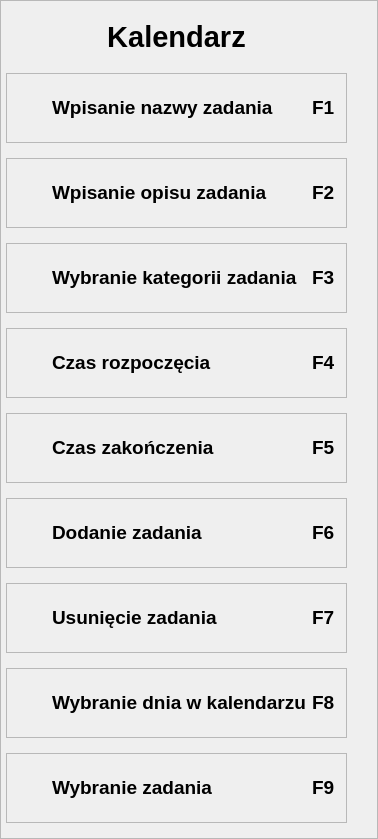
    <widget class="QFrame" name="skroty_prawo">
     <property name="frameShape">
      <enum>QFrame::StyledPanel</enum>
     </property>
     <property name="frameShadow">
      <enum>QFrame::Raised</enum>
     </property>
     <layout class="QVBoxLayout" name="verticalLayout_2">
      <property name="spacing">
       <number>15</number>
      </property>
      <property name="leftMargin">
       <number>5</number>
      </property>
      <property name="topMargin">
       <number>15</number>
      </property>
      <property name="rightMargin">
       <number>30</number>
      </property>
      <property name="bottomMargin">
       <number>15</number>
      </property>
      <item>
       <widget class="QLabel" name="lb_skroty_kalendarz_tekst">
        <property name="minimumSize">
         <size>
          <width>0</width>
          <height>42</height>
         </size>
        </property>
        <property name="maximumSize">
         <size>
          <width>16777215</width>
          <height>42</height>
         </size>
        </property>
        <property name="font">
         <font>
          <pointsize>22</pointsize>
          <weight>75</weight>
          <bold>true</bold>
         </font>
        </property>
        <property name="text">
         <string>Kalendarz</string>
        </property>
        <property name="alignment">
         <set>Qt::AlignCenter</set>
        </property>
       </widget>
      </item>
      <item>
       <widget class="QFrame" name="skrot_kalendarz_f1">
        <property name="minimumSize">
         <size>
          <width>0</width>
          <height>70</height>
         </size>
        </property>
        <property name="maximumSize">
         <size>
          <width>16777215</width>
          <height>70</height>
         </size>
        </property>
        <property name="frameShape">
         <enum>QFrame::StyledPanel</enum>
        </property>
        <property name="frameShadow">
         <enum>QFrame::Raised</enum>
        </property>
        <layout class="QHBoxLayout" name="horizontalLayout_23">
         <item>
          <widget class="QLabel" name="lb_ikona_f1">
           <property name="minimumSize">
            <size>
             <width>30</width>
             <height>30</height>
            </size>
           </property>
           <property name="maximumSize">
            <size>
             <width>30</width>
             <height>30</height>
            </size>
           </property>
           <property name="font">
            <font>
             <pointsize>8</pointsize>
            </font>
           </property>
           <property name="text">
            <string/>
           </property>
           <property name="pixmap">
            <pixmap>../icons/icons_blue/edit-3.svg</pixmap>
           </property>
           <property name="scaledContents">
            <bool>true</bool>
           </property>
          </widget>
         </item>
         <item>
          <widget class="QLabel" name="lb_skrot_f1_operacja">
           <property name="minimumSize">
            <size>
             <width>250</width>
             <height>45</height>
            </size>
           </property>
           <property name="maximumSize">
            <size>
             <width>16777215</width>
             <height>45</height>
            </size>
           </property>
           <property name="font">
            <font>
             <pointsize>14</pointsize>
             <weight>75</weight>
             <bold>true</bold>
            </font>
           </property>
           <property name="text">
            <string>Wpisanie nazwy zadania</string>
           </property>
          </widget>
         </item>
         <item>
          <widget class="QLabel" name="lb_skrot_f1">
           <property name="minimumSize">
            <size>
             <width>25</width>
             <height>0</height>
            </size>
           </property>
           <property name="maximumSize">
            <size>
             <width>25</width>
             <height>45</height>
            </size>
           </property>
           <property name="font">
            <font>
             <pointsize>14</pointsize>
             <weight>75</weight>
             <bold>true</bold>
            </font>
           </property>
           <property name="text">
            <string>F1</string>
           </property>
          </widget>
         </item>
        </layout>
       </widget>
      </item>
      <item>
       <widget class="QFrame" name="skrot_kalendarz_f2">
        <property name="minimumSize">
         <size>
          <width>0</width>
          <height>70</height>
         </size>
        </property>
        <property name="maximumSize">
         <size>
          <width>16777215</width>
          <height>70</height>
         </size>
        </property>
        <property name="frameShape">
         <enum>QFrame::StyledPanel</enum>
        </property>
        <property name="frameShadow">
         <enum>QFrame::Raised</enum>
        </property>
        <layout class="QHBoxLayout" name="horizontalLayout_25">
         <item>
          <widget class="QLabel" name="lb_ikona_f2">
           <property name="minimumSize">
            <size>
             <width>30</width>
             <height>30</height>
            </size>
           </property>
           <property name="maximumSize">
            <size>
             <width>30</width>
             <height>30</height>
            </size>
           </property>
           <property name="font">
            <font>
             <pointsize>8</pointsize>
            </font>
           </property>
           <property name="text">
            <string/>
           </property>
           <property name="pixmap">
            <pixmap>../icons/icons_blue/message-square.svg</pixmap>
           </property>
           <property name="scaledContents">
            <bool>true</bool>
           </property>
          </widget>
         </item>
         <item>
          <widget class="QLabel" name="lb_skrot_f2_operacja">
           <property name="minimumSize">
            <size>
             <width>250</width>
             <height>45</height>
            </size>
           </property>
           <property name="maximumSize">
            <size>
             <width>16777215</width>
             <height>45</height>
            </size>
           </property>
           <property name="font">
            <font>
             <pointsize>14</pointsize>
             <weight>75</weight>
             <bold>true</bold>
            </font>
           </property>
           <property name="text">
            <string>Wpisanie opisu zadania</string>
           </property>
          </widget>
         </item>
         <item>
          <widget class="QLabel" name="lb_skrot_f2">
           <property name="minimumSize">
            <size>
             <width>25</width>
             <height>0</height>
            </size>
           </property>
           <property name="maximumSize">
            <size>
             <width>25</width>
             <height>45</height>
            </size>
           </property>
           <property name="font">
            <font>
             <pointsize>14</pointsize>
             <weight>75</weight>
             <bold>true</bold>
            </font>
           </property>
           <property name="text">
            <string>F2</string>
           </property>
          </widget>
         </item>
        </layout>
       </widget>
      </item>
      <item>
       <widget class="QFrame" name="skrot_kalendarz_f3">
        <property name="minimumSize">
         <size>
          <width>0</width>
          <height>70</height>
         </size>
        </property>
        <property name="maximumSize">
         <size>
          <width>16777215</width>
          <height>70</height>
         </size>
        </property>
        <property name="frameShape">
         <enum>QFrame::StyledPanel</enum>
        </property>
        <property name="frameShadow">
         <enum>QFrame::Raised</enum>
        </property>
        <layout class="QHBoxLayout" name="horizontalLayout_24">
         <item>
          <widget class="QLabel" name="lb_ikona_f3">
           <property name="minimumSize">
            <size>
             <width>30</width>
             <height>30</height>
            </size>
           </property>
           <property name="maximumSize">
            <size>
             <width>30</width>
             <height>30</height>
            </size>
           </property>
           <property name="font">
            <font>
             <pointsize>8</pointsize>
            </font>
           </property>
           <property name="text">
            <string/>
           </property>
           <property name="pixmap">
            <pixmap>../icons/icons_blue/archive.svg</pixmap>
           </property>
           <property name="scaledContents">
            <bool>true</bool>
           </property>
          </widget>
         </item>
         <item>
          <widget class="QLabel" name="lb_skrot_f3_operacja">
           <property name="minimumSize">
            <size>
             <width>250</width>
             <height>45</height>
            </size>
           </property>
           <property name="maximumSize">
            <size>
             <width>16777215</width>
             <height>45</height>
            </size>
           </property>
           <property name="font">
            <font>
             <pointsize>14</pointsize>
             <weight>75</weight>
             <bold>true</bold>
            </font>
           </property>
           <property name="text">
            <string>Wybranie kategorii zadania</string>
           </property>
          </widget>
         </item>
         <item>
          <widget class="QLabel" name="lb_skrot_f3">
           <property name="minimumSize">
            <size>
             <width>25</width>
             <height>0</height>
            </size>
           </property>
           <property name="maximumSize">
            <size>
             <width>25</width>
             <height>45</height>
            </size>
           </property>
           <property name="font">
            <font>
             <pointsize>14</pointsize>
             <weight>75</weight>
             <bold>true</bold>
            </font>
           </property>
           <property name="text">
            <string>F3</string>
           </property>
          </widget>
         </item>
        </layout>
       </widget>
      </item>
      <item>
       <widget class="QFrame" name="skrot_kalendarz_f4">
        <property name="minimumSize">
         <size>
          <width>0</width>
          <height>70</height>
         </size>
        </property>
        <property name="maximumSize">
         <size>
          <width>16777215</width>
          <height>70</height>
         </size>
        </property>
        <property name="frameShape">
         <enum>QFrame::StyledPanel</enum>
        </property>
        <property name="frameShadow">
         <enum>QFrame::Raised</enum>
        </property>
        <layout class="QHBoxLayout" name="horizontalLayout_26">
         <item>
          <widget class="QLabel" name="lb_ikona_f4">
           <property name="minimumSize">
            <size>
             <width>30</width>
             <height>30</height>
            </size>
           </property>
           <property name="maximumSize">
            <size>
             <width>30</width>
             <height>30</height>
            </size>
           </property>
           <property name="font">
            <font>
             <pointsize>8</pointsize>
            </font>
           </property>
           <property name="text">
            <string/>
           </property>
           <property name="pixmap">
            <pixmap>../icons/icons_blue/skip-forward.svg</pixmap>
           </property>
           <property name="scaledContents">
            <bool>true</bool>
           </property>
          </widget>
         </item>
         <item>
          <widget class="QLabel" name="lb_skrot_f4_operacja">
           <property name="minimumSize">
            <size>
             <width>250</width>
             <height>45</height>
            </size>
           </property>
           <property name="maximumSize">
            <size>
             <width>16777215</width>
             <height>45</height>
            </size>
           </property>
           <property name="font">
            <font>
             <pointsize>14</pointsize>
             <weight>75</weight>
             <bold>true</bold>
            </font>
           </property>
           <property name="text">
            <string>Czas rozpoczęcia</string>
           </property>
          </widget>
         </item>
         <item>
          <widget class="QLabel" name="lb_skrot_f4">
           <property name="minimumSize">
            <size>
             <width>25</width>
             <height>0</height>
            </size>
           </property>
           <property name="maximumSize">
            <size>
             <width>25</width>
             <height>45</height>
            </size>
           </property>
           <property name="font">
            <font>
             <pointsize>14</pointsize>
             <weight>75</weight>
             <bold>true</bold>
            </font>
           </property>
           <property name="text">
            <string>F4</string>
           </property>
          </widget>
         </item>
        </layout>
       </widget>
      </item>
      <item>
       <widget class="QFrame" name="skrot_kalendarz_f5">
        <property name="minimumSize">
         <size>
          <width>0</width>
          <height>70</height>
         </size>
        </property>
        <property name="maximumSize">
         <size>
          <width>16777215</width>
          <height>70</height>
         </size>
        </property>
        <property name="frameShape">
         <enum>QFrame::StyledPanel</enum>
        </property>
        <property name="frameShadow">
         <enum>QFrame::Raised</enum>
        </property>
        <layout class="QHBoxLayout" name="horizontalLayout_31">
         <item>
          <widget class="QLabel" name="lb_ikona_f5">
           <property name="minimumSize">
            <size>
             <width>30</width>
             <height>30</height>
            </size>
           </property>
           <property name="maximumSize">
            <size>
             <width>30</width>
             <height>30</height>
            </size>
           </property>
           <property name="font">
            <font>
             <pointsize>8</pointsize>
            </font>
           </property>
           <property name="text">
            <string/>
           </property>
           <property name="pixmap">
            <pixmap>../icons/icons_blue/stop-circle.svg</pixmap>
           </property>
           <property name="scaledContents">
            <bool>true</bool>
           </property>
          </widget>
         </item>
         <item>
          <widget class="QLabel" name="lb_skrot_f5_operacja">
           <property name="minimumSize">
            <size>
             <width>250</width>
             <height>45</height>
            </size>
           </property>
           <property name="maximumSize">
            <size>
             <width>16777215</width>
             <height>45</height>
            </size>
           </property>
           <property name="font">
            <font>
             <pointsize>14</pointsize>
             <weight>75</weight>
             <bold>true</bold>
            </font>
           </property>
           <property name="text">
            <string>Czas zakończenia</string>
           </property>
          </widget>
         </item>
         <item>
          <widget class="QLabel" name="lb_skrot_f5">
           <property name="minimumSize">
            <size>
             <width>25</width>
             <height>0</height>
            </size>
           </property>
           <property name="maximumSize">
            <size>
             <width>25</width>
             <height>45</height>
            </size>
           </property>
           <property name="font">
            <font>
             <pointsize>14</pointsize>
             <weight>75</weight>
             <bold>true</bold>
            </font>
           </property>
           <property name="text">
            <string>F5</string>
           </property>
          </widget>
         </item>
        </layout>
       </widget>
      </item>
      <item>
       <widget class="QFrame" name="skrot_kalendarz_f6">
        <property name="minimumSize">
         <size>
          <width>0</width>
          <height>70</height>
         </size>
        </property>
        <property name="maximumSize">
         <size>
          <width>16777215</width>
          <height>70</height>
         </size>
        </property>
        <property name="frameShape">
         <enum>QFrame::StyledPanel</enum>
        </property>
        <property name="frameShadow">
         <enum>QFrame::Raised</enum>
        </property>
        <layout class="QHBoxLayout" name="horizontalLayout_32">
         <item>
          <widget class="QLabel" name="lb_ikona_f6">
           <property name="minimumSize">
            <size>
             <width>30</width>
             <height>30</height>
            </size>
           </property>
           <property name="maximumSize">
            <size>
             <width>30</width>
             <height>30</height>
            </size>
           </property>
           <property name="font">
            <font>
             <pointsize>8</pointsize>
            </font>
           </property>
           <property name="text">
            <string/>
           </property>
           <property name="pixmap">
            <pixmap>../icons/icons_blue/plus.svg</pixmap>
           </property>
           <property name="scaledContents">
            <bool>true</bool>
           </property>
          </widget>
         </item>
         <item>
          <widget class="QLabel" name="lb_skrot_f6_operacja">
           <property name="minimumSize">
            <size>
             <width>250</width>
             <height>45</height>
            </size>
           </property>
           <property name="maximumSize">
            <size>
             <width>16777215</width>
             <height>45</height>
            </size>
           </property>
           <property name="font">
            <font>
             <pointsize>14</pointsize>
             <weight>75</weight>
             <bold>true</bold>
            </font>
           </property>
           <property name="text">
            <string>Dodanie zadania</string>
           </property>
          </widget>
         </item>
         <item>
          <widget class="QLabel" name="lb_skrot_f6">
           <property name="minimumSize">
            <size>
             <width>25</width>
             <height>0</height>
            </size>
           </property>
           <property name="maximumSize">
            <size>
             <width>25</width>
             <height>45</height>
            </size>
           </property>
           <property name="font">
            <font>
             <pointsize>14</pointsize>
             <weight>75</weight>
             <bold>true</bold>
            </font>
           </property>
           <property name="text">
            <string>F6</string>
           </property>
          </widget>
         </item>
        </layout>
       </widget>
      </item>
      <item>
       <widget class="QFrame" name="skrot_kalendarz_f7">
        <property name="minimumSize">
         <size>
          <width>0</width>
          <height>70</height>
         </size>
        </property>
        <property name="maximumSize">
         <size>
          <width>16777215</width>
          <height>70</height>
         </size>
        </property>
        <property name="frameShape">
         <enum>QFrame::StyledPanel</enum>
        </property>
        <property name="frameShadow">
         <enum>QFrame::Raised</enum>
        </property>
        <layout class="QHBoxLayout" name="horizontalLayout_33">
         <item>
          <widget class="QLabel" name="lb_ikona_f7">
           <property name="minimumSize">
            <size>
             <width>30</width>
             <height>30</height>
            </size>
           </property>
           <property name="maximumSize">
            <size>
             <width>30</width>
             <height>30</height>
            </size>
           </property>
           <property name="font">
            <font>
             <pointsize>8</pointsize>
            </font>
           </property>
           <property name="text">
            <string/>
           </property>
           <property name="pixmap">
            <pixmap>../icons/icons_blue/minus.svg</pixmap>
           </property>
           <property name="scaledContents">
            <bool>true</bool>
           </property>
          </widget>
         </item>
         <item>
          <widget class="QLabel" name="lb_skrot_f7_operacja">
           <property name="minimumSize">
            <size>
             <width>250</width>
             <height>45</height>
            </size>
           </property>
           <property name="maximumSize">
            <size>
             <width>16777215</width>
             <height>45</height>
            </size>
           </property>
           <property name="font">
            <font>
             <pointsize>14</pointsize>
             <weight>75</weight>
             <bold>true</bold>
            </font>
           </property>
           <property name="text">
            <string>Usunięcie zadania</string>
           </property>
          </widget>
         </item>
         <item>
          <widget class="QLabel" name="lb_skrot_f7">
           <property name="minimumSize">
            <size>
             <width>25</width>
             <height>0</height>
            </size>
           </property>
           <property name="maximumSize">
            <size>
             <width>25</width>
             <height>45</height>
            </size>
           </property>
           <property name="font">
            <font>
             <pointsize>14</pointsize>
             <weight>75</weight>
             <bold>true</bold>
            </font>
           </property>
           <property name="text">
            <string>F7</string>
           </property>
          </widget>
         </item>
        </layout>
       </widget>
      </item>
      <item>
       <widget class="QFrame" name="skrot_kalendarz_f8">
        <property name="minimumSize">
         <size>
          <width>0</width>
          <height>70</height>
         </size>
        </property>
        <property name="maximumSize">
         <size>
          <width>16777215</width>
          <height>70</height>
         </size>
        </property>
        <property name="frameShape">
         <enum>QFrame::StyledPanel</enum>
        </property>
        <property name="frameShadow">
         <enum>QFrame::Raised</enum>
        </property>
        <layout class="QHBoxLayout" name="horizontalLayout_35">
         <item>
          <widget class="QLabel" name="lb_ikona_f8">
           <property name="minimumSize">
            <size>
             <width>30</width>
             <height>30</height>
            </size>
           </property>
           <property name="maximumSize">
            <size>
             <width>30</width>
             <height>30</height>
            </size>
           </property>
           <property name="font">
            <font>
             <pointsize>8</pointsize>
            </font>
           </property>
           <property name="text">
            <string/>
           </property>
           <property name="pixmap">
            <pixmap>../icons/icons_blue/calendar.svg</pixmap>
           </property>
           <property name="scaledContents">
            <bool>true</bool>
           </property>
          </widget>
         </item>
         <item>
          <widget class="QLabel" name="lb_skrot_f8_operacja">
           <property name="minimumSize">
            <size>
             <width>250</width>
             <height>45</height>
            </size>
           </property>
           <property name="maximumSize">
            <size>
             <width>16777215</width>
             <height>45</height>
            </size>
           </property>
           <property name="font">
            <font>
             <pointsize>14</pointsize>
             <weight>75</weight>
             <bold>true</bold>
            </font>
           </property>
           <property name="text">
            <string>Wybranie dnia w kalendarzu</string>
           </property>
          </widget>
         </item>
         <item>
          <widget class="QLabel" name="lb_skrot_f8">
           <property name="minimumSize">
            <size>
             <width>25</width>
             <height>0</height>
            </size>
           </property>
           <property name="maximumSize">
            <size>
             <width>25</width>
             <height>45</height>
            </size>
           </property>
           <property name="font">
            <font>
             <pointsize>14</pointsize>
             <weight>75</weight>
             <bold>true</bold>
            </font>
           </property>
           <property name="text">
            <string>F8</string>
           </property>
          </widget>
         </item>
        </layout>
       </widget>
      </item>
      <item>
       <widget class="QFrame" name="skrot_kalendarz_f9">
        <property name="minimumSize">
         <size>
          <width>0</width>
          <height>70</height>
         </size>
        </property>
        <property name="maximumSize">
         <size>
          <width>16777215</width>
          <height>70</height>
         </size>
        </property>
        <property name="frameShape">
         <enum>QFrame::StyledPanel</enum>
        </property>
        <property name="frameShadow">
         <enum>QFrame::Raised</enum>
        </property>
        <layout class="QHBoxLayout" name="horizontalLayout_43">
         <item>
          <widget class="QLabel" name="lb_ikona_f9">
           <property name="minimumSize">
            <size>
             <width>30</width>
             <height>30</height>
            </size>
           </property>
           <property name="maximumSize">
            <size>
             <width>30</width>
             <height>30</height>
            </size>
           </property>
           <property name="font">
            <font>
             <pointsize>8</pointsize>
            </font>
           </property>
           <property name="text">
            <string/>
           </property>
           <property name="pixmap">
            <pixmap>../icons/icons_blue/clipboard.svg</pixmap>
           </property>
           <property name="scaledContents">
            <bool>true</bool>
           </property>
          </widget>
         </item>
         <item>
          <widget class="QLabel" name="lb_skrot_f9_operacja">
           <property name="minimumSize">
            <size>
             <width>250</width>
             <height>45</height>
            </size>
           </property>
           <property name="maximumSize">
            <size>
             <width>16777215</width>
             <height>45</height>
            </size>
           </property>
           <property name="font">
            <font>
             <pointsize>14</pointsize>
             <weight>75</weight>
             <bold>true</bold>
            </font>
           </property>
           <property name="text">
            <string>Wybranie zadania</string>
           </property>
          </widget>
         </item>
         <item>
          <widget class="QLabel" name="lb_skrot_f9">
           <property name="minimumSize">
            <size>
             <width>25</width>
             <height>0</height>
            </size>
           </property>
           <property name="maximumSize">
            <size>
             <width>25</width>
             <height>45</height>
            </size>
           </property>
           <property name="font">
            <font>
             <pointsize>14</pointsize>
             <weight>75</weight>
             <bold>true</bold>
            </font>
           </property>
           <property name="text">
            <string>F9</string>
           </property>
          </widget>
         </item>
        </layout>
       </widget>
      </item>
     </layout>
    </widget>
